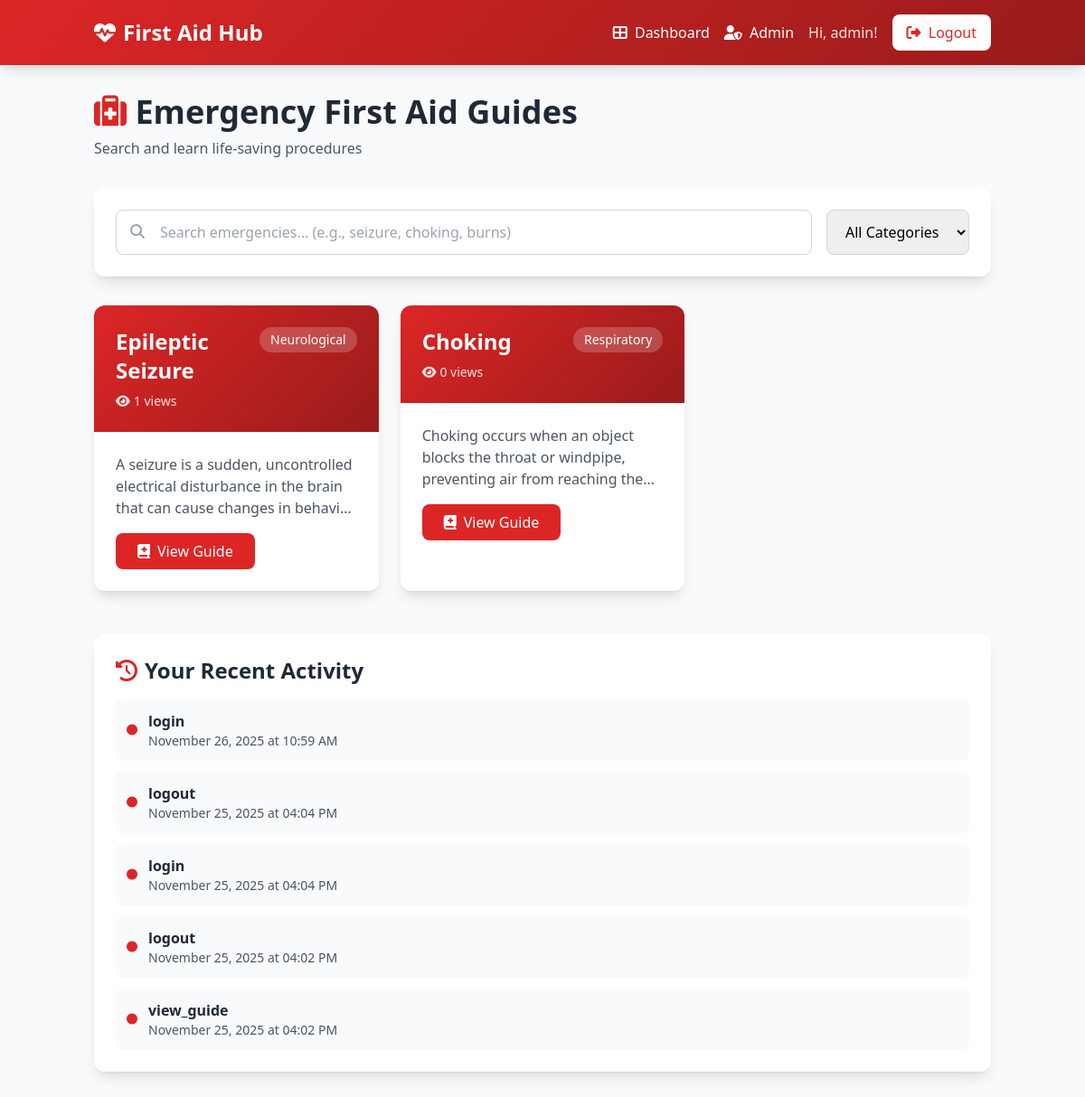
Page /dashboard (signed in) on the earlier database version.
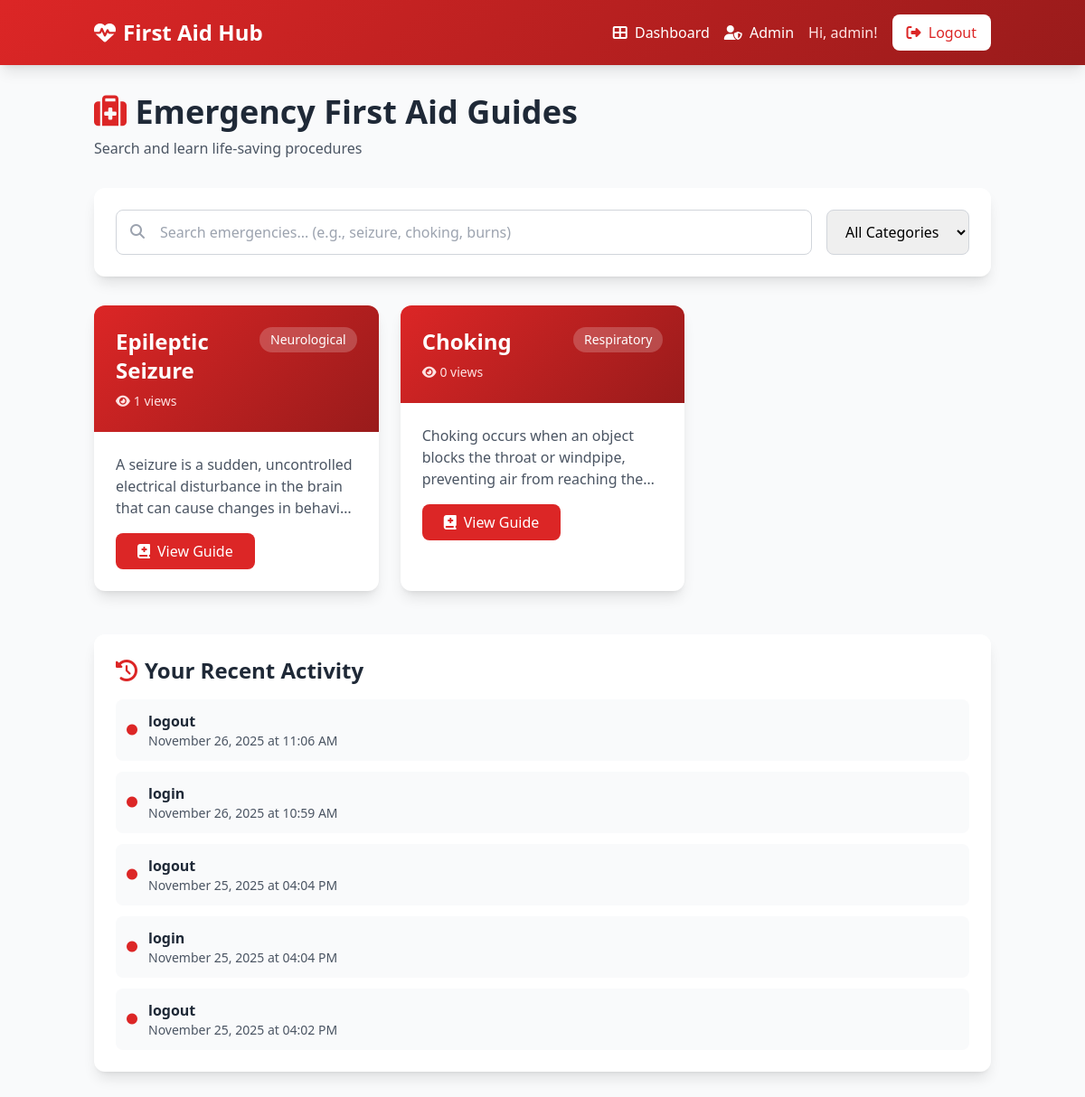
Same page on the later database version.
### app.py (models this page shows)
class EmergencyGuide(db.Model):
    id = db.Column(db.Integer, primary_key=True)
    title = db.Column(db.String(200), nullable=False)
    category = db.Column(db.String(100), nullable=False)
    description = db.Column(db.Text, nullable=False)
    steps = db.Column(JSONEncodedList, nullable=False)
    symptoms = db.Column(JSONEncodedList)
    warnings = db.Column(JSONEncodedList)
    tips = db.Column(JSONEncodedList)
    created_at = db.Column(db.DateTime, default=datetime.utcnow)
    views = db.Column(db.Integer, default=0)

class Activity(db.Model):
    id = db.Column(db.Integer, primary_key=True)
    user_id = db.Column(db.Integer, db.ForeignKey("user.id"), nullable=False)
    action = db.Column(db.String(200), nullable=False)
    timestamp = db.Column(db.DateTime, default=datetime.utcnow)
    details = db.Column(db.Text)

### app.py (the view)
@app.route("/dashboard")
@login_required
def dashboard():
    guides = EmergencyGuide.query.all()
    categories = [
        c[0] for c in db.session.query(EmergencyGuide.category).distinct().all()
    ]
    guides_data = []
    for g in guides:
        guides_data.append(
            {
                "id": g.id,
                "title": g.title,
                "category": g.category,
                "description": g.description,
                "views": g.views,
                "steps": safe_load_list(g.steps),
                "symptoms": safe_load_list(g.symptoms),
                "warnings": safe_load_list(g.warnings),
                "tips": safe_load_list(g.tips),
            }
        )
    recent_activities = (
        Activity.query.filter_by(user_id=session["user_id"])
        .order_by(Activity.timestamp.desc())
        .limit(5)
        .all()
    )
    return render_template(
        "dashboard.html",
        guides=guides_data,
        categories=categories,
        recent_activities=recent_activities,
    )

### app.py (called while the page is built, shortened)
def safe_load_list(json_text):
    if not json_text:
        return []
    if isinstance(json_text, list):
        return json_text

def login_required(f):
    @wraps(f)
    def decorated(*args, **kwargs):
        if "user_id" not in session:
            flash("Please login.", "warning")
            return redirect(url_for("login"))
        return f(*args, **kwargs)
    return decorated

    def process_result_value(self, value, dialect):
        if not value:
            return []
        try:
            parsed = json.loads(value)
            if isinstance(parsed, list):
                return parsed
            return [parsed]
        except Exception:
            return [value]

### templates/dashboard.html (shortened to what this page needs)
{% extends "base.html" %}
{% block content %}
<div class="container mx-auto px-4 py-8">
    <div class="mb-8 animate-fade-in-up">
        <h1 class="text-4xl font-bold text-gray-800 mb-2">
            <i class="fas fa-medkit text-red-600"></i>
            Emergency First Aid Guides
        </h1>
        <p class="text-gray-600">Search and learn life-saving procedures</p>
    </div>
    <div class="bg-white rounded-xl shadow-lg p-6 mb-8 animate-fade-in-up">
        <div class="flex flex-col md:flex-row gap-4">
            <div class="flex-1">
                <div class="relative">
                    <i class="fas fa-search absolute left-4 top-4 text-gray-400"></i>
                    <input type="text" id="searchInput"
                        placeholder="Search emergencies... (e.g., seizure, choking, burns)"
                        class="w-full pl-12 pr-4 py-3 border border-gray-300 rounded-lg focus:outline-none focus:border-red-500 transition">
                </div>
            </div>
            <select id="categoryFilter"
                class="px-4 py-3 border border-gray-300 rounded-lg focus:outline-none focus:border-red-500 transition">
                <option value="">All Categories</option>
            </select>
        </div>
    </div>
    <div id="guidesGrid" class="grid md:grid-cols-2 lg:grid-cols-3 gap-6 mb-12">
        {% for guide in guides %}
        <div class="bg-white rounded-xl shadow-lg overflow-hidden card-hover guide-card"
            data-title="{{ guide.title|lower }}"
            data-category="{{ guide.category }}"
            data-description="{{ guide.description|lower }}">
            <div class="gradient-bg text-white p-6">
                <div class="flex justify-between items-start mb-2">
                    <h3 class="text-2xl font-bold">{{ guide.title }}</h3>
                    <span class="bg-white/20 px-3 py-1 rounded-full text-sm">
                        {{ guide.category }}
                    </span>
                </div>
                <p class="text-red-100 text-sm">
                    <i class="fas fa-eye mr-1"></i>{{ guide.views }} views
                </p>
            </div>
            <div class="p-6">
                <p class="text-gray-600 mb-4 line-clamp-3">{{ guide.description }}</p>
                <a href="{{ url_for('view_guide', guide_id=guide.id) }}"
                    class="inline-block bg-red-600 text-white px-6 py-2 rounded-lg hover:bg-red-700 transition">
                    <i class="fas fa-book-medical mr-2"></i>View Guide
                </a>
            </div>
        </div>
        {% endfor %}
    </div>
    <div class="bg-white rounded-xl shadow-lg p-6 animate-slide-in-right">
        <h2 class="text-2xl font-bold text-gray-800 mb-4">
            <i class="fas fa-history text-red-600 mr-2"></i>Your Recent Activity
        </h2>
        <div class="space-y-3">
            {% for activity in recent_activities %}
            <div class="flex items-center gap-3 p-3 bg-gray-50 rounded-lg">
                <i class="fas fa-circle text-red-600 text-xs"></i>
                <div class="flex-1">
                    <p class="font-semibold text-gray-800">{{ activity.action }}</p>
                    <p class="text-sm text-gray-600">{{ activity.timestamp.strftime('%B %d, %Y at %I:%M %p') }}</p>
                </div>
            </div>
            {% else %}
            <p class="text-gray-500 text-center py-4">No recent activity</p>
            {% endfor %}
        </div>
    </div>
</div>
{% endblock %}

### templates/base.html (shortened to what this page needs)
<!DOCTYPE html>
<html lang="en">
<head>
    <script src="https://cdn.tailwindcss.com"></script>
    <link href="https://cdnjs.cloudflare.com/ajax/libs/font-awesome/6.4.0/css/all.min.css" rel="stylesheet">
</head>
<body class="bg-gray-50 min-h-screen">
    <nav class="gradient-bg text-white shadow-lg">
        <div class="container mx-auto px-4 py-4">
            <div class="flex justify-between items-center">
                <a href="/" class="text-2xl font-bold flex items-center gap-2">
                    <i class="fas fa-heartbeat"></i>
                    First Aid Hub
                </a>
                <div class="flex items-center gap-4">
                    {% if session.user_id %}
                        <a href="/dashboard" class="hover:text-red-200 transition">
                            <i class="fas fa-th-large mr-1"></i> Dashboard
                        </a>
                        {% if session.is_admin %}
                        <a href="/admin" class="hover:text-red-200 transition">
                            <i class="fas fa-user-shield mr-1"></i> Admin
                        </a>
                        {% endif %}
                        <span class="text-red-100">Hi, {{ session.username }}!</span>
                        <a href="/logout" class="bg-white text-red-600 px-4 py-2 rounded-lg hover:bg-red-50 transition">
                            <i class="fas fa-sign-out-alt mr-1"></i> Logout
                        </a>
                    {% else %}
                        <a href="/login" class="hover:text-red-200 transition">Login</a>
                        <a href="/signup" class="bg-white text-red-600 px-4 py-2 rounded-lg hover:bg-red-50 transition">
                            Sign Up
                        </a>
                    {% endif %}
                </div>
            </div>
        </div>
    </nav>
    <main>
        {% block content %}{% endblock %}
    </main>
</body>
</html>

### templates/base.html (style rules this page uses)
.animate-fade-in-up { animation: fadeInUp 0.6s ease-out forwards; }
.animate-slide-in-right { animation: slideInRight 0.5s ease-out forwards; }
.card-hover { transition: all 0.3s ease; }
.gradient-bg { background: linear-gradient(135deg, #dc2626 0%, #991b1b 100%); }

Differences in the rows shown:
no longer on this page (row unchanged): Activity: action "view_guide", timestamp "November 25, 2025 at 04:02 PM"
added Activity: action "logout", timestamp "November 26, 2025 at 11:06 AM"
